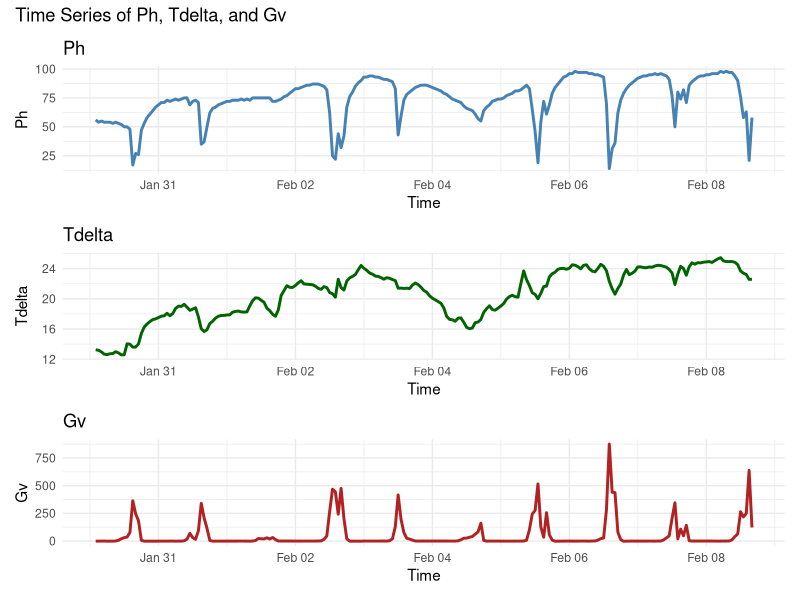
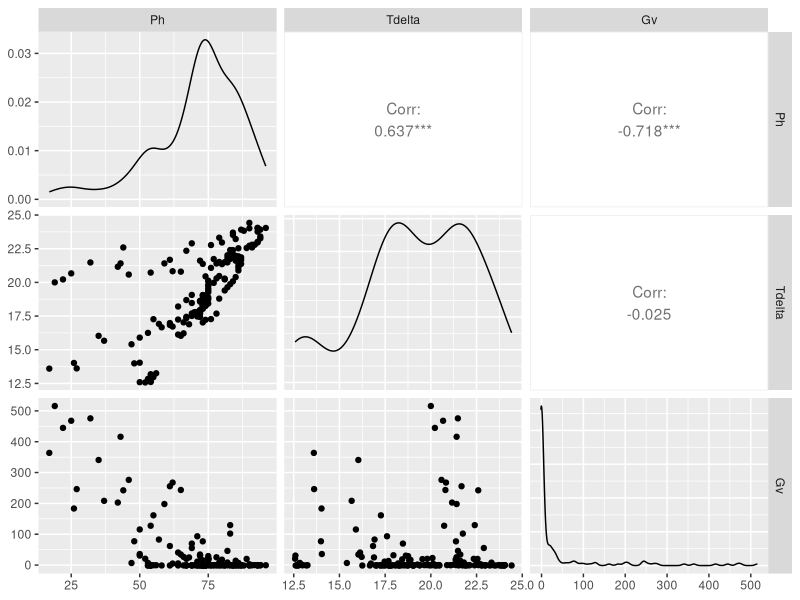
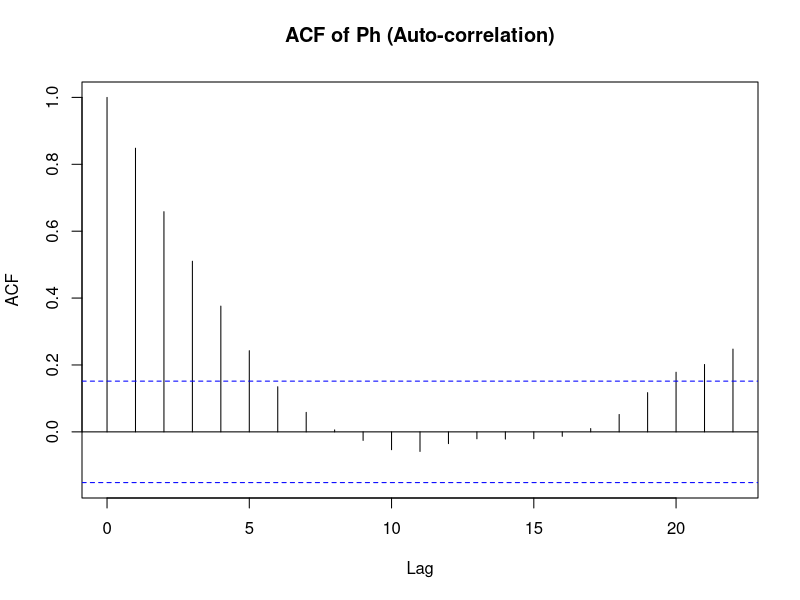
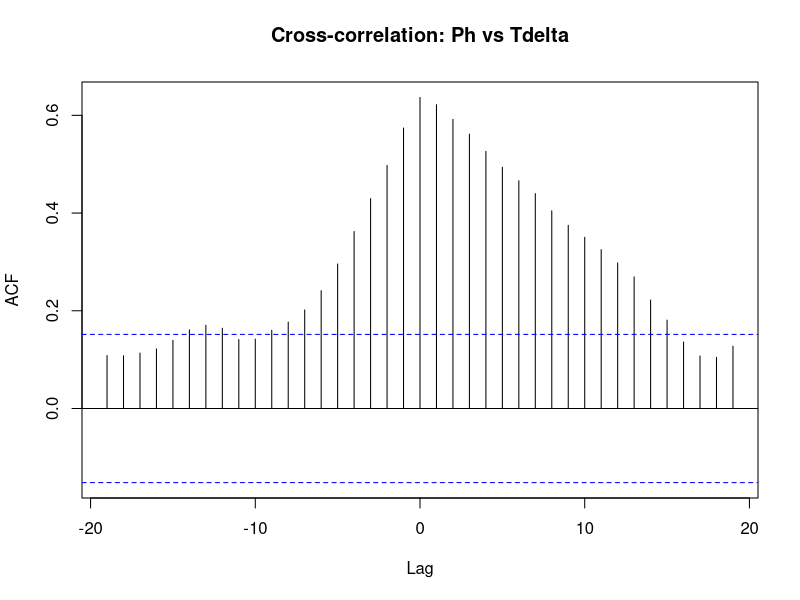
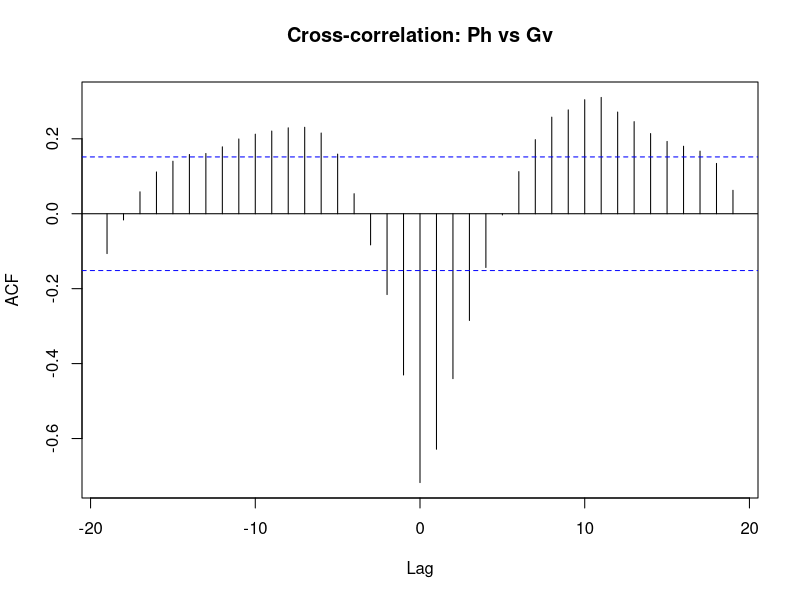

Generate these figures, in order, with R:
# Libraries to be used in this assignment
# install.packages("forecast")
library(ggplot2)
library(forecast)
library(lubridate)
library(patchwork)

setwd("Assignment3")
print(getwd())

# ----------------------------- Exercise 1 -----------------------------------




# ----------------------------- Exercise 2 -----------------------------------




# ----------------------------- Exercise 3 -----------------------------------
#3.1. Read the data and plot the three non-lagged time series (Ph,Tdelta,Gv)
D3 <- read.csv("box_data_60min.csv")
str(D3)

# Convert tdate to datetime
D3$tdate <- ymd_hms(D3$tdate)
print(D3$tdate[1:5])

p1 <- ggplot(D3, aes(x = tdate, y = Ph)) +
  geom_line(color = "steelblue", size = 1) +
  labs(title = "Ph", x = "Time", y = "Ph") +
  theme_minimal()

p2 <- ggplot(D3, aes(x = tdate, y = Tdelta)) +
  geom_line(color = "darkgreen", size = 1) +
  labs(title = "Tdelta", x = "Time", y = "Tdelta") +
  theme_minimal()

p3 <- ggplot(D3, aes(x = tdate, y = Gv)) +
  geom_line(color = "firebrick", size = 1) +
  labs(title = "Gv", x = "Time", y = "Gv") +
  theme_minimal()

# Combine plots into one figure
combined_plot <- p1 / p2 / p3 + plot_annotation(title = "Time Series of Ph, Tdelta, and Gv")
combined_plot

#3.2. Divide intro train and test set
# Define the split point
test_start <- ymd_hms("2013-02-06 00:00:00")

# Split into training and test sets
D3_train <- D3[D3$tdate <= test_start, ]
D3_test <- D3[D3$tdate > test_start, ]

str(D3_train) #should be 167 observations

#3.3. Investigate the variables and their relationships

library(GGally)
library(dplyr)

# Select only non-lagged columns for training data
D3_train_small <- D3_train %>%
  select(Ph, Tdelta, Gv)

# Scatterplot matrix
ggpairs(D3_train_small)

#acf of Ph
acf(D3_train$Ph, main = "ACF of Ph (Auto-correlation)")

#cross-correlation

# Cross-correlation of Ph and Tdelta
ccf(D3_train$Ph, D3_train$Tdelta, main = "Cross-correlation: Ph vs Tdelta")

# Cross-correlation of Ph and Gv
ccf(D3_train$Ph, D3_train$Gv, main = "Cross-correlation: Ph vs Gv")
